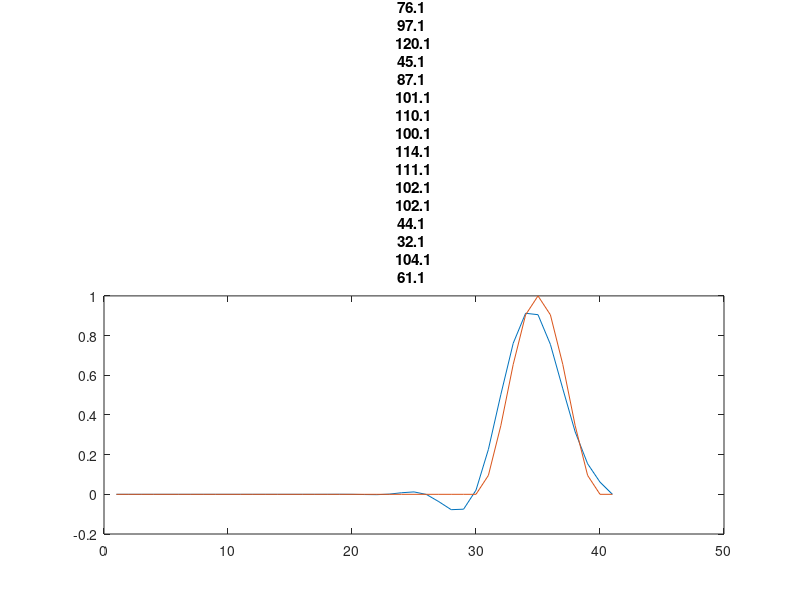
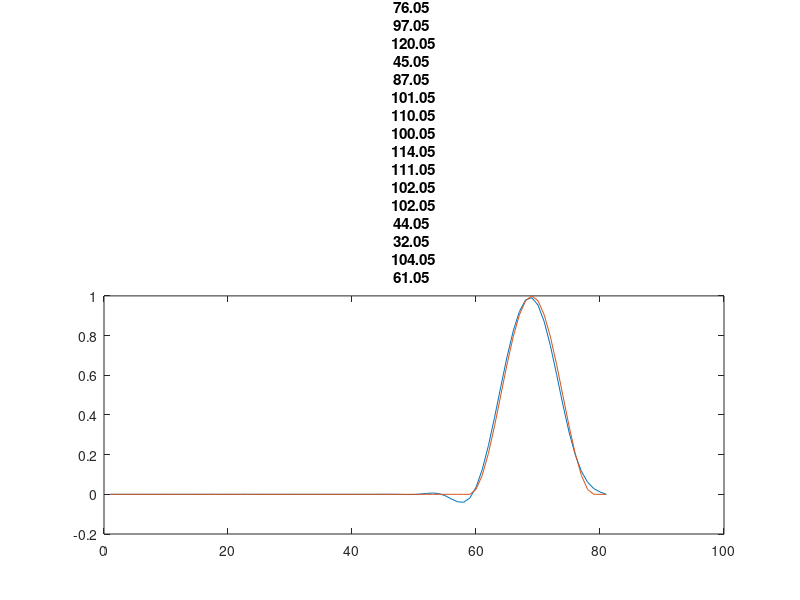
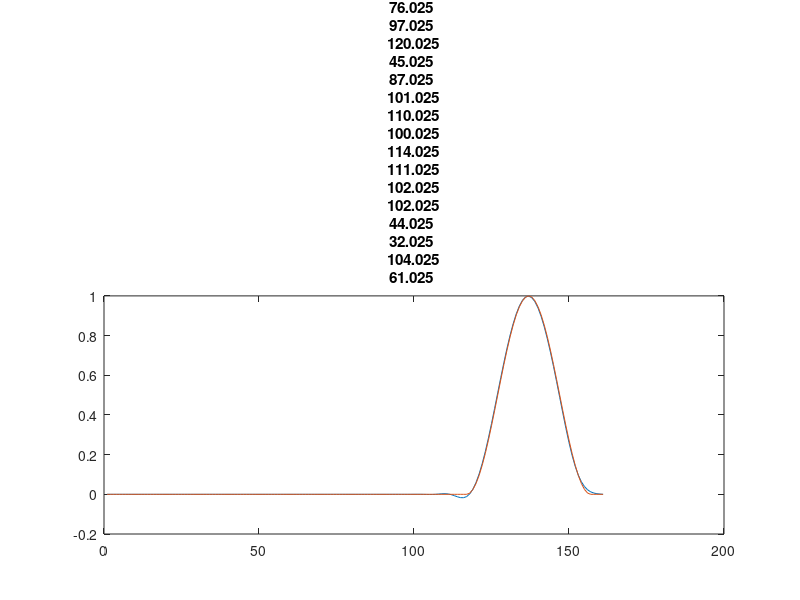

Recreate these plots in MATLAB, in order.
lambda = 0.8;
hs = [1./10 1./20 1./40];

error_log = [];
for h_index=1:3
    h=hs(h_index);
    k=lambda.*h; %timestep
    xs_size = 4./h+1;
    start_space = linspace(-1,3,xs_size);

    temp = (start_space>=-0.5) & (start_space<=0.5);
    temp = temp.*cos(pi.*start_space).^2;
    u0=temp;
    
    gapsz = 2.4; %shift for exact_soln (should be 2.4*0.8 but that doesn't line up for some reason)
    temp = (start_space>=-0.5+gapsz) & (start_space<=0.5+gapsz);
    temp = temp.*cos(pi.*(start_space-gapsz)).^2;
    exact_soln=temp;
    
    last_endm1 = u0(end);
    
    t = 0;
    u = zeros(1,xs_size);
    while t < 2.4
        u0(1)=0;
        u0(end) = last_endm1;
        last_endm1 = u0(end-1);

        %Lax-Wendroff
        for j=2:xs_size-1
            u(j) = u0(j) - 0.4.*(u0(j+1)-u0(j-1)) + 0.64.*0.5.*(u0(j+1)-2.*u0(j)+u0(j-1));
        end

        u0 = u;
        t = t+k;
    end

    error = norm(u0-exact_soln);
    error_log = [error_log error];
    
    figure;
    plot(u0);
    hold on;
    plot(exact_soln);
    title("Lax-Wendroff, h="+h);
end

beta_hs = [0 0];
beta_hs(1) = log2(abs(error_log(1)./error_log(2)));
beta_hs(2) = log2(abs(error_log(2)./error_log(3)));
disp("numerical order");
disp(beta_hs);
disp("error log:");
disp(error_log);
